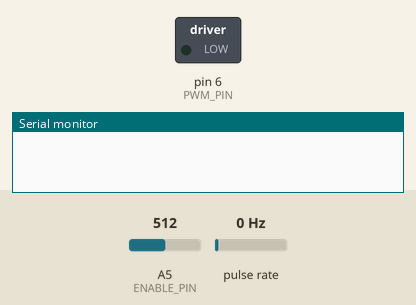
Simulated run of this sketch. Board: Arduino Uno, built with avr-gcc and run on an emulated ATmega328P. Shown: switched loads named in the sketch (green lamp = pin HIGH), the last lines printed to the serial monitor. Wiring (inferred from the names in the program): pulse sensor: data pin 3. The test bench sets the inputs (shaded band); at power-on: A5 (ENABLE_PIN) = 512, pulse rate 0 Hz.

Above: at 1.2 s.
1.3 s: A5 (ENABLE_PIN) set to 993
3.3 s: A5 (ENABLE_PIN) set to 1007
At 5.5 s:
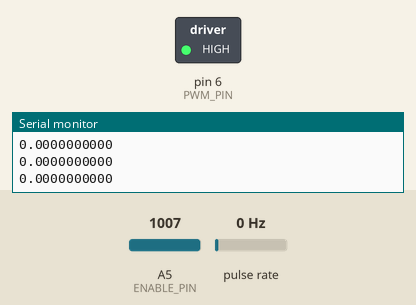
Timing chart, 0 to 7.0 s (numbered marks = the images above; inputs shaded):
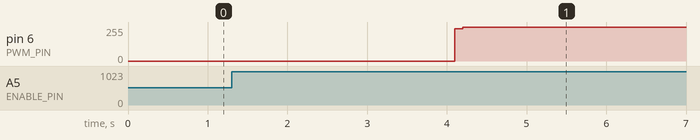

Measured:
- the behaviour switches between 999 and 1000 on A5 (ENABLE_PIN) (found by bisection; images 0 and 1)
- after the input at 1.3 s, every drawn part: stays the same
- after the input at 3.3 s, pin 6 (PWM_PIN): 0/255 → 242/255 after 0.80 s, → 255/255 0.10 s later

The sketch:

closed_loop.ino
```cpp
//	----------------------------------------------------------------------------+
//	Closed loop PID demo
//
//	based on:
//	https://www.teachmemicro.com/arduino-pid-control-tutorial/
//	----------------------------------------------------------------------------+


//	----------------------------------------------------------------------------+
//	constants
//	----------------------------------------------------------------------------+

/* hardware <-> software mapping */
const byte PWM_PIN = 6;
const byte ENCODER_PIN = 3;
const byte ENABLE_PIN = A5;

/* interval configurations */
const int ENCODER_INTERVAL = 33;
const int ENABLE_INTERVAL = 1000;
const int SERIAL_INTERVAL = 100;
const int PID_INTERVAL = 100;

/* normalize encoder count to rotation speed */
const float ENCODER_RATIO = ((1000 / ENCODER_INTERVAL) / 10) * 1.8;	// 56Hz -> 100%

/* PID controller configurations */
const float SET_POINT = 100.0;						// setpoint = 100%
const float PID_DT = (float)PID_INTERVAL / 1000;	// ms -> seconds

const float Kp = 0.5;
const float Ki = 1.75;
const float Kd = 0.05;

//	----------------------------------------------------------------------------+
//	variables
//	----------------------------------------------------------------------------+

/* interval variables */
unsigned long encoder_prev_time;
unsigned long enable_prev_time;
unsigned long serial_prev_time;
unsigned long pid_prev_time;

/* encoder variables */
unsigned int enc_count;
float enc_freq;
float enc_avg;
float enc_window[3];
byte enc_window_index;

byte enable_state;

/* PID controller variables*/
float error_integral;
float error_prev;
float pid_output;

//	----------------------------------------------------------------------------+
//	encoder interrupt
//	----------------------------------------------------------------------------+
void encoder_isr()
{
	enc_count++;
}

//	----------------------------------------------------------------------------+
//	initialization
//	----------------------------------------------------------------------------+
void setup()
{
	pinMode(PWM_PIN, OUTPUT);
	pinMode(ENCODER_PIN, INPUT_PULLUP);

	Serial.begin(115200);
	attachInterrupt(digitalPinToInterrupt(ENCODER_PIN), encoder_isr, RISING);
}

//	----------------------------------------------------------------------------+
//	infinite loop
//	----------------------------------------------------------------------------+
void loop()
{
	unsigned long now = millis();

	/* convert encoder ticks to speed */
	if (now >= encoder_prev_time + ENCODER_INTERVAL)
	{
		encoder_prev_time = now;

		enc_freq = enc_count * ENCODER_RATIO;
		enc_count = 0;

		/* calculate moving average */
		enc_window[enc_window_index] = enc_freq;
		enc_window_index += 1;
		if (enc_window_index > 2) enc_window_index = 0;
		enc_avg = (enc_window[0] + enc_window[1] + enc_window[2])/3;

	}

	/* PID control */
	else if (now >= pid_prev_time + PID_INTERVAL)
	{
		pid_prev_time = now;

		float error = SET_POINT - enc_avg;

		error_integral += error * PID_DT;
		if(error_integral > 255) error_integral = 255;

		float error_dt = (error - error_prev) / PID_DT;
		error_prev = error;

		pid_output = Kp*error + Ki*error_integral + Kd*error_dt;

		if (pid_output > 255) pid_output = 255;
		else if (pid_output < 0) pid_output = 0;

		analogWrite(PWM_PIN, pid_output * enable_state);
	}

	/* for graphing data */
	else if (now >= serial_prev_time + SERIAL_INTERVAL)
	{
		serial_prev_time = now;

		if (enable_state == 1)
		{
//			Serial.print(pid_output, DEC);
//			Serial.print("\t");
			Serial.println(enc_avg, DEC);
		}
	}

	/* motor ON/OFF */
	else if (now >= enable_prev_time + ENABLE_INTERVAL)
	{
		enable_prev_time = now;

		int val = analogRead(ENABLE_PIN);
		if (val >= 1000)
		{
			enable_state = 1;
		}
		else
		{
			enable_state = 0;

			/* reset stored PID values */
			error_integral = 0;
			error_prev = 0;
		}
	}

}
```
